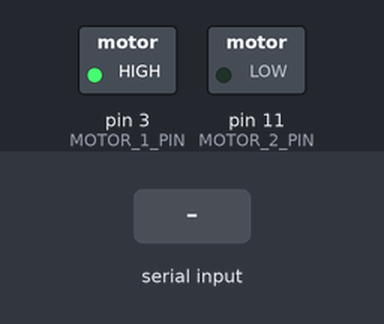
This sketch was run on a simulated Arduino Uno, built with avr-gcc and run on an emulated ATmega328P. On the bench: switched loads named in the sketch (green lamp = pin HIGH). Inputs (shaded band) come from the test bench.

Above: at 1.2 s.
1.3 s: "W" received over the second serial link
Timing chart, 0 to 4.3 s (numbered marks = the images above; inputs shaded):
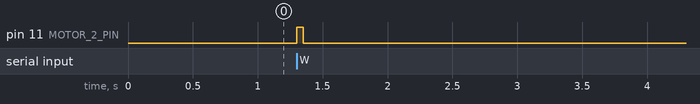

The sketch:

ArduDrone_Sketch.ino
```cpp
#include <SoftwareSerial.h>

SoftwareSerial bluetooth(10,7);

int     MOTOR_1_PIN = 3;
int     MOTOR_2_PIN = 11;

void setup()
    {
    bluetooth.begin(9600);

    analogWrite(MOTOR_1_PIN, 255);
    analogWrite(MOTOR_2_PIN, 0);
    }

void loop()
    {
    int incomingByte = 0;
    String content = "";
    char character;

    while(bluetooth.available())
        {
        character = bluetooth.read();
        if (String(character)=="W")
          {
          analogWrite(MOTOR_2_PIN, 255);
          delay(50);
          analogWrite(MOTOR_2_PIN, 0);
          }
        content.concat(character);
        }

    if (content!="")
        {
        bluetooth.print(content);
        }
    delay(100);
    }
```

Measured:
- after the input at 1.3 s, pin 11 (MOTOR_2_PIN): LOW → HIGH at once, → LOW 0.05 s later
